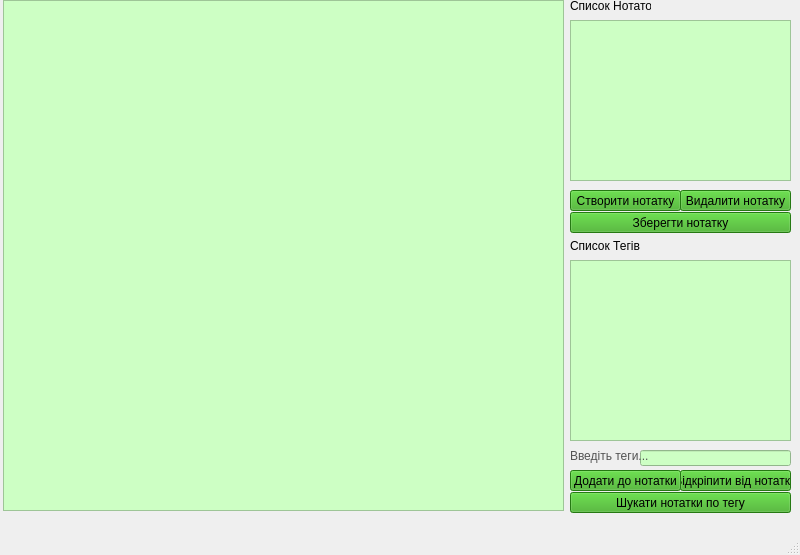
<?xml version="1.0" encoding="UTF-8"?>
<ui version="4.0">
 <class>MainWindow</class>
 <widget class="QMainWindow" name="MainWindow">
  <property name="geometry">
   <rect>
    <x>0</x>
    <y>0</y>
    <width>800</width>
    <height>555</height>
   </rect>
  </property>
  <property name="windowTitle">
   <string>Wise Notes - Розумні Нотатки</string>
  </property>
  <widget class="QWidget" name="centralwidget">
   <widget class="QTextEdit" name="note_text">
    <property name="geometry">
     <rect>
      <x>3</x>
      <y>0</y>
      <width>561</width>
      <height>511</height>
     </rect>
    </property>
    <property name="styleSheet">
     <string notr="true">border-color: rgb(25, 144, 18);
background-color: rgb(205, 255, 196);</string>
    </property>
   </widget>
   <widget class="QListWidget" name="note_list">
    <property name="geometry">
     <rect>
      <x>570</x>
      <y>20</y>
      <width>221</width>
      <height>161</height>
     </rect>
    </property>
    <property name="styleSheet">
     <string notr="true">border-color: rgb(25, 144, 18);
background-color: rgb(205, 255, 196);</string>
    </property>
   </widget>
   <widget class="QLabel" name="note_list_label">
    <property name="geometry">
     <rect>
      <x>570</x>
      <y>-15</y>
      <width>81</width>
      <height>41</height>
     </rect>
    </property>
    <property name="text">
     <string>Список Нотаток</string>
    </property>
   </widget>
   <widget class="QListWidget" name="tag_list">
    <property name="geometry">
     <rect>
      <x>570</x>
      <y>260</y>
      <width>221</width>
      <height>181</height>
     </rect>
    </property>
    <property name="styleSheet">
     <string notr="true">border-color: rgb(25, 144, 18);
background-color: rgb(205, 255, 196);</string>
    </property>
   </widget>
   <widget class="QPushButton" name="note_save">
    <property name="geometry">
     <rect>
      <x>570</x>
      <y>212</y>
      <width>221</width>
      <height>21</height>
     </rect>
    </property>
    <property name="styleSheet">
     <string notr="true">background-color: rgb(52, 170, 25);
border-color: rgb(48, 143, 25);
border-top-color: rgb(48, 143, 25);
border-bottom-color: rgb(48, 143, 25);
border-right-color: rgb(48, 143, 25);
border-left-color: rgb(48, 143, 25);</string>
    </property>
    <property name="text">
     <string>Зберегти нотатку</string>
    </property>
   </widget>
   <widget class="QPushButton" name="note_create">
    <property name="geometry">
     <rect>
      <x>570</x>
      <y>190</y>
      <width>111</width>
      <height>21</height>
     </rect>
    </property>
    <property name="styleSheet">
     <string notr="true">background-color: rgb(52, 170, 25);
border-color: rgb(48, 143, 25);
border-top-color: rgb(48, 143, 25);
border-bottom-color: rgb(48, 143, 25);
border-right-color: rgb(48, 143, 25);
border-left-color: rgb(48, 143, 25);</string>
    </property>
    <property name="text">
     <string>Створити нотатку</string>
    </property>
   </widget>
   <widget class="QPushButton" name="note_delete">
    <property name="geometry">
     <rect>
      <x>680</x>
      <y>190</y>
      <width>111</width>
      <height>21</height>
     </rect>
    </property>
    <property name="styleSheet">
     <string notr="true">background-color: rgb(52, 170, 25);
border-color: rgb(48, 143, 25);
border-top-color: rgb(48, 143, 25);
border-bottom-color: rgb(48, 143, 25);
border-right-color: rgb(48, 143, 25);
border-left-color: rgb(48, 143, 25);</string>
    </property>
    <property name="text">
     <string>Видалити нотатку</string>
    </property>
   </widget>
   <widget class="QPushButton" name="tag_list_search">
    <property name="geometry">
     <rect>
      <x>570</x>
      <y>492</y>
      <width>221</width>
      <height>21</height>
     </rect>
    </property>
    <property name="styleSheet">
     <string notr="true">background-color: rgb(52, 170, 25);
border-color: rgb(48, 143, 25);
border-top-color: rgb(48, 143, 25);
border-bottom-color: rgb(48, 143, 25);
border-right-color: rgb(48, 143, 25);
border-left-color: rgb(48, 143, 25);</string>
    </property>
    <property name="text">
     <string>Шукати нотатки по тегу</string>
    </property>
   </widget>
   <widget class="QPushButton" name="tag_list_unpin">
    <property name="geometry">
     <rect>
      <x>680</x>
      <y>470</y>
      <width>111</width>
      <height>21</height>
     </rect>
    </property>
    <property name="styleSheet">
     <string notr="true">font: 7pt &quot;MS Shell Dlg 2&quot;;
background-color: rgb(52, 170, 25);
border-color: rgb(48, 143, 25);
border-top-color: rgb(48, 143, 25);
border-bottom-color: rgb(48, 143, 25);
border-right-color: rgb(48, 143, 25);
border-left-color: rgb(48, 143, 25);</string>
    </property>
    <property name="text">
     <string>Відкріпити від нотатки</string>
    </property>
   </widget>
   <widget class="QPushButton" name="tag_list_add">
    <property name="geometry">
     <rect>
      <x>570</x>
      <y>470</y>
      <width>111</width>
      <height>21</height>
     </rect>
    </property>
    <property name="styleSheet">
     <string notr="true">font: 7pt &quot;MS Shell Dlg 2&quot;;
background-color: rgb(52, 170, 25);
border-color: rgb(48, 143, 25);
border-top-color: rgb(48, 143, 25);
border-bottom-color: rgb(48, 143, 25);
border-right-color: rgb(48, 143, 25);
border-left-color: rgb(48, 143, 25);</string>
    </property>
    <property name="text">
     <string>Додати до нотатки</string>
    </property>
   </widget>
   <widget class="QLineEdit" name="line_edit_tag">
    <property name="geometry">
     <rect>
      <x>640</x>
      <y>450</y>
      <width>151</width>
      <height>16</height>
     </rect>
    </property>
    <property name="font">
     <font>
      <family>MS Shell Dlg 2</family>
      <pointsize>8</pointsize>
      <weight>50</weight>
      <italic>false</italic>
      <bold>false</bold>
      <underline>false</underline>
      <strikeout>false</strikeout>
     </font>
    </property>
    <property name="styleSheet">
     <string notr="true">border-color: rgb(25, 144, 18);
background-color: rgb(205, 255, 196);</string>
    </property>
    <property name="inputMask">
     <string/>
    </property>
    <property name="text">
     <string/>
    </property>
   </widget>
   <widget class="QLabel" name="tag_list_label">
    <property name="geometry">
     <rect>
      <x>570</x>
      <y>230</y>
      <width>81</width>
      <height>31</height>
     </rect>
    </property>
    <property name="text">
     <string>Список Тегів</string>
    </property>
   </widget>
   <widget class="QLabel" name="line_edit_label">
    <property name="geometry">
     <rect>
      <x>570</x>
      <y>430</y>
      <width>81</width>
      <height>51</height>
     </rect>
    </property>
    <property name="styleSheet">
     <string notr="true">font: 7.5pt &quot;MS Shell Dlg 2&quot; ;
color: rgb(83, 83, 83);</string>
    </property>
    <property name="text">
     <string>Введіть теги...</string>
    </property>
   </widget>
  </widget>
  <widget class="QMenuBar" name="menubar">
   <property name="geometry">
    <rect>
     <x>0</x>
     <y>0</y>
     <width>800</width>
     <height>21</height>
    </rect>
   </property>
  </widget>
  <widget class="QStatusBar" name="statusbar"/>
 </widget>
 <resources/>
 <connections/>
</ui>
